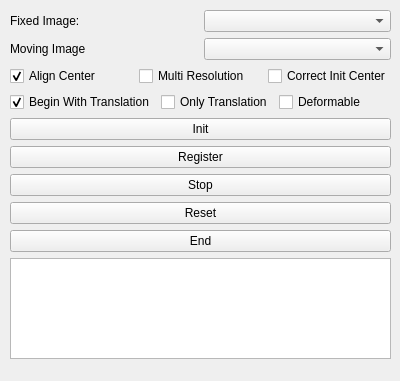
<?xml version="1.0" encoding="UTF-8"?>
<ui version="4.0">
 <class>ImageRegistrationView</class>
 <widget class="QWidget" name="ImageRegistrationView">
  <property name="geometry">
   <rect>
    <x>0</x>
    <y>0</y>
    <width>400</width>
    <height>381</height>
   </rect>
  </property>
  <property name="sizePolicy">
   <sizepolicy hsizetype="Expanding" vsizetype="Preferred">
    <horstretch>0</horstretch>
    <verstretch>0</verstretch>
   </sizepolicy>
  </property>
  <property name="windowTitle">
   <string>Form</string>
  </property>
  <widget class="QWidget" name="verticalLayoutWidget">
   <property name="geometry">
    <rect>
     <x>10</x>
     <y>10</y>
     <width>381</width>
     <height>349</height>
    </rect>
   </property>
   <layout class="QVBoxLayout" name="verticalLayout">
    <item>
     <layout class="QGridLayout" name="gridLayout">
      <item row="0" column="0">
       <widget class="QLabel" name="label">
        <property name="text">
         <string>Fixed Image:</string>
        </property>
       </widget>
      </item>
      <item row="1" column="0">
       <widget class="QLabel" name="label_2">
        <property name="text">
         <string>Moving Image</string>
        </property>
       </widget>
      </item>
      <item row="0" column="1">
       <widget class="QmitkDataStorageComboBox" name="FixedImageComboBox"/>
      </item>
      <item row="1" column="1">
       <widget class="QmitkDataStorageComboBox" name="MovingImageComboBox"/>
      </item>
     </layout>
    </item>
    <item>
     <layout class="QHBoxLayout" name="horizontalLayout">
      <item>
       <widget class="QCheckBox" name="AlignCenterCB">
        <property name="text">
         <string>Align Center</string>
        </property>
        <property name="checked">
         <bool>true</bool>
        </property>
       </widget>
      </item>
      <item>
       <widget class="QCheckBox" name="UseMultiResolutionCB">
        <property name="text">
         <string>Multi Resolution</string>
        </property>
       </widget>
      </item>
      <item>
       <widget class="QCheckBox" name="CorrectFixedCenterCB">
        <property name="text">
         <string>Correct Init Center</string>
        </property>
       </widget>
      </item>
     </layout>
    </item>
    <item>
     <layout class="QHBoxLayout" name="horizontalLayout_2">
      <item>
       <widget class="QCheckBox" name="BeginWithTranslationCB">
        <property name="text">
         <string>Begin With Translation</string>
        </property>
        <property name="checked">
         <bool>true</bool>
        </property>
       </widget>
      </item>
      <item>
       <widget class="QCheckBox" name="OnlyTranslationCB">
        <property name="text">
         <string>Only Translation</string>
        </property>
       </widget>
      </item>
      <item>
       <widget class="QCheckBox" name="DeformableRegistrationCB">
        <property name="text">
         <string>Deformable</string>
        </property>
       </widget>
      </item>
     </layout>
    </item>
    <item>
     <widget class="QPushButton" name="InitRegisterBtn">
      <property name="text">
       <string>Init</string>
      </property>
     </widget>
    </item>
    <item>
     <widget class="QPushButton" name="RegisterBtn">
      <property name="text">
       <string>Register</string>
      </property>
     </widget>
    </item>
    <item>
     <widget class="QPushButton" name="StopRegisterBtn">
      <property name="text">
       <string>Stop</string>
      </property>
     </widget>
    </item>
    <item>
     <widget class="QPushButton" name="ResetRegisterBtn">
      <property name="text">
       <string>Reset</string>
      </property>
     </widget>
    </item>
    <item>
     <widget class="QPushButton" name="EndRegisterBtn">
      <property name="text">
       <string>End</string>
      </property>
     </widget>
    </item>
    <item>
     <widget class="QTextEdit" name="RegistrationMatrixTE">
      <property name="minimumSize">
       <size>
        <width>0</width>
        <height>100</height>
       </size>
      </property>
     </widget>
    </item>
   </layout>
  </widget>
 </widget>
 <customwidgets>
  <customwidget>
   <class>QmitkDataStorageComboBox</class>
   <extends>QComboBox</extends>
   <header>QmitkDataStorageComboBox.h</header>
  </customwidget>
 </customwidgets>
 <resources/>
 <connections/>
</ui>
